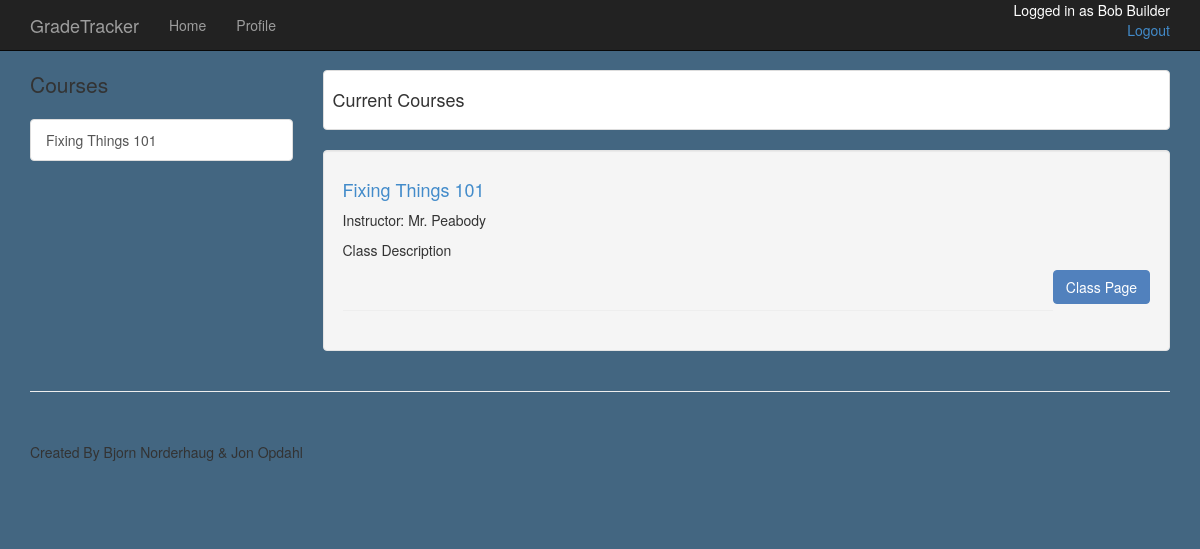
The page /student/builbo01/courses (signed in) on the database as committed earlier.
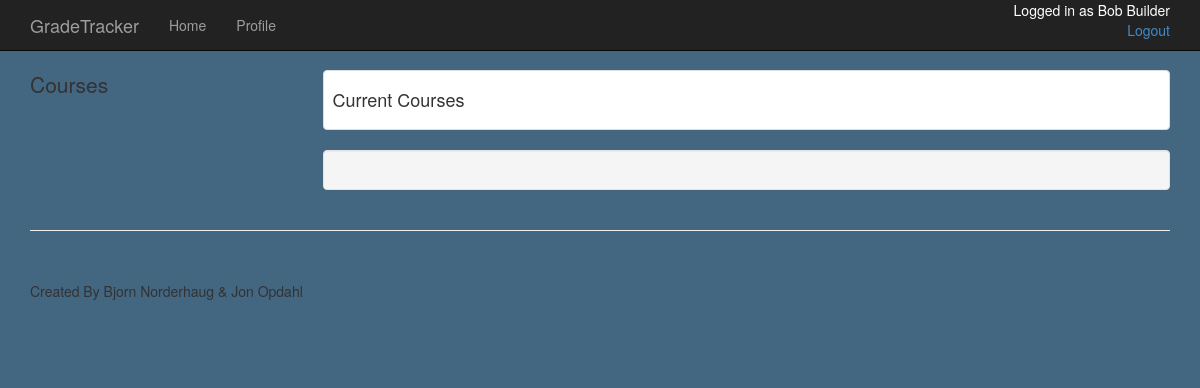
The same page on the database as committed later.
### app/models.py (models this page shows, shortened)
class Classroom(db.Model):
	__tablename__ = 'classroom'
	student_id = db.Column(db.String(8), db.ForeignKey('student.id'), primary_key=True)
	course_name = db.Column(db.String(80), db.ForeignKey('course.name'), primary_key=True)
	overall_grade = db.Column(db.String(1))
	possible = db.Column(db.Integer, default=0)
	grade = db.Column(db.Float, default=0)
	total_points = db.Column(db.Integer, default=0)
	course = db.relationship("Course", backref="stud_ass")
	assignments = db.relationship("Assignment", backref='for_class')

class Course(db.Model):
	course_num = db.Column(db.Integer, primary_key=True)
	name = db.Column(db.String(80), index=True, unique=True)
	admin_id = db.Column(db.String(8), db.ForeignKey('admin.id'))

class Admin(db.Model):
	id = db.Column(db.String(8), primary_key=True)
	first_name = db.Column(db.String(50), index=True)
	last_name = db.Column(db.String(50), index=True)
	admin_pass = db.Column(db.String(50))
	position = db.Column(db.String(50))
	email = db.Column(db.String(120))
	begin = db.Column(db.String(5))
	end = db.Column(db.String(5))
	classes = db.relationship("Course", backref="teacher", lazy='dynamic')
	def __repr__(self):
		return (self.first_name + ' ' + self.last_name)

### app/views.py (the view)
@app.route('/student/<id>/courses')
@login_required
def student_courses(id):
	user = current_user
	courses=[]
	for thing in user.classes:
		for c in Course.query.all():
			if thing.course_name == c.name:
				courses.append(c)
	return render_template('student_classes.html',
							courses=courses,
							user=user)

### app/models.py (called while the page is built)
	def __repr__(self):
		return (self.first_name + ' ' + self.last_name)

### app/views.py (called while the page is built)
@login_manager.user_loader
def load_user(id):
	user=Student.query.get(str(id))
	if user is None:
		user=Admin.query.get(str(id))
	return user

### app/templates/student_classes.html
{% extends "new.html" %}
{% block content %}
    <div class="container">
        <div class="row">
            <div class="col-md-3">
                <p class="lead"> Courses </p>
                <div class="list-group">
                	{% for course in user.classes %}
                    <a href="/student/{{user.id}}/{{course.course_name}}" class="list-group-item">{{ course.course_name }}</a>
                    {% endfor %}
                </div>
            </div>
            <div class="col-md-9">
                <div class="thumbnail">
                    <div class="caption-full">
                        <h4>Current Courses</h4>
                    </div>
                </div>
                <div class="well">
                    {% for course in courses %}
                    <div class="row">
                        <div class="col-md-12">
                            <h4> <a href="/student/{{user.id}}/{{course.name}}"> {{course.name}} </a></h4>
                            <p> Instructor: {{course.teacher}} </p>
                            <p> Class Description <p>
                            <p class="pull-right"><a class="btn btn-success" href="/student/{{user.id}}/{{course.name}}"> Class Page </a> </p>
                            <br>
                            <hr>
                        </div>
                    </div>
                    {% endfor %}
                </div>
            </div>
        </div>
    </div>
{% endblock %}

Rows that differ between the two databases and show on the page:
removed Classroom: course_name "Fixing Things 101"
no longer on this page (row unchanged): Course: name "Fixing Things 101", teacher "Mr. Peabody"
